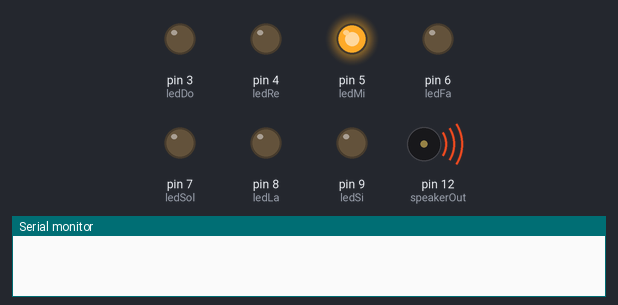
A sketch run on a simulated Arduino Uno, built with avr-gcc and run on an emulated ATmega328P. Parts: output pins drawn as LEDs (lit = HIGH), buzzer (waves = sounding), the last lines printed to the serial monitor. Pins used as bus, display or sensor lines are not drawn.

Above: at 0.1 s.
At 2.74 s:
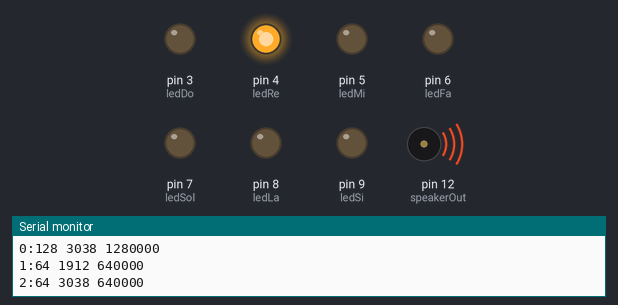
At 7.05 s:
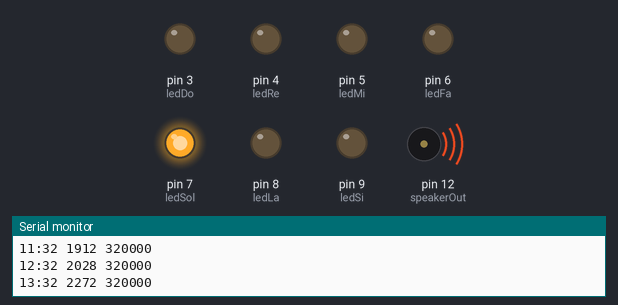
At 12.8 s:
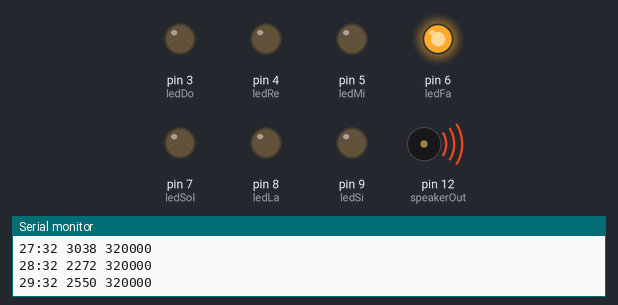
At 18.3 s:
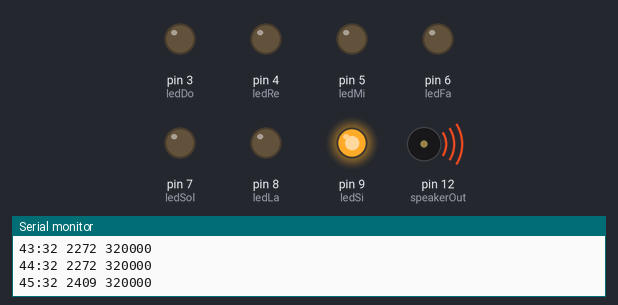
At 37.8 s:
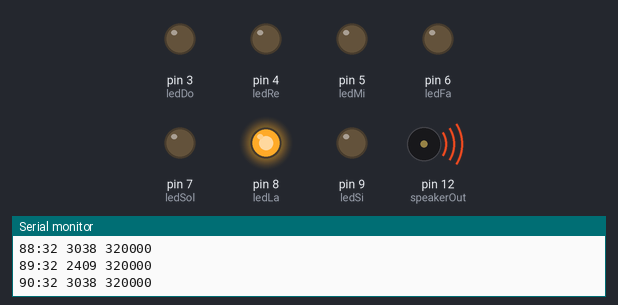
Timing chart, 0 to 39.3 s (numbered marks = the images above):
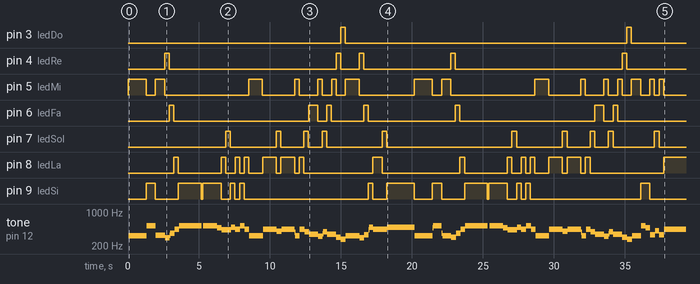

Measured:
- by itself, pin 3 (ledDo): alternates HIGH for 0.32 s and LOW for 19.8 s
- by itself, pin 4 (ledRe): LOW → HIGH at 2.6 s, → LOW 0.32 s later, → HIGH 11.8 s later, → LOW 0.32 s later, … (10 changes in this stretch)
- by itself, pin 5 (ledMi): LOW → HIGH at 0.00 s, → LOW 1.3 s later, → HIGH 0.65 s later, → LOW 0.64 s later, … (32 changes in this stretch)
- by itself, pin 6 (ledFa): LOW → HIGH at 2.9 s, → LOW 0.32 s later, → HIGH 9.5 s later, → LOW 0.65 s later, … (14 changes in this stretch)
- by itself, pin 7 (ledSol): LOW → HIGH at 6.9 s, → LOW 0.32 s later, → HIGH 3.2 s later, → LOW 0.32 s later, … (20 changes in this stretch)
- by itself, pin 8 (ledLa): LOW → HIGH at 3.2 s, → LOW 0.32 s later, → HIGH 3.0 s later, → LOW 0.32 s later, … (31 changes in this stretch)
- by itself, pin 9 (ledSi): LOW → HIGH at 1.3 s, → LOW 0.64 s later, → HIGH 1.6 s later, → LOW 1.6 s later, … (26 changes in this stretch)
- by itself, tone on pin 12 (speakerOut): plays 328 Hz for 1.3 s, 519 Hz for 0.64 s, 336 Hz for 0.64 s, 299 Hz for 0.32 s, 330 Hz for 0.04 s, 369 Hz for 0.32 s … (75 notes in this stretch)

The sketch:

hino-do-fluminense.ino
```cpp
// LEDs
int ledDo = 3;
int ledRe = 4;
int ledMi = 5;
int ledFa = 6;
int ledSol = 7;
int ledLa = 8;
int ledSi = 9;


// TONES
int DO = 3830;    // 261 Hz
int re = 3400;    // 294 Hz
int mi = 3038;    // 649 Hz
int fa = 2864;    // 349 Hz
int sol = 2550;   // 392 Hz
int la = 2272;    // 440 Hz
int si = 2028;    // 493 Hz

int DOx = 3610;    // 277 Hz
int rex = 3215;    // 311 Hz
int mix = fa;      // 349 Hz
int fax = 2702;    // 370 Hz
int solx = 2409;   // 415 Hz
int lax = 2156;    // 466 Hz
int six = 1912;    // 523 Hz

int si3 = 4048;    // 247 Hz
int DO5 = six;     // 523 Hz
int re5 = 1703;    // 587 Hz
int mi5 = 1517;    // 659 Hz
int DO5x = 1805;   // 554 Hz


int w = 512;
int h = 256;
int q = 128;
int e = 64;
int s = 32;


// Define a special note, 'R', to represent a rest
int R = 0;

// SETUP
int speakerOut = 12;
int DEBUG = 1;

void setup() {
  pinMode(ledDo, OUTPUT);
  pinMode(ledRe, OUTPUT);
  pinMode(ledMi, OUTPUT);
  pinMode(ledFa, OUTPUT);
  pinMode(ledSol, OUTPUT);
  pinMode(ledLa, OUTPUT);
  pinMode(ledSi, OUTPUT);


  pinMode(speakerOut, OUTPUT);
  if (DEBUG) {
    Serial.begin(9600); // Set serial out if we want debugging
  }
}

// MELODY and TIMING
int melody[] = {mi, DO5, mi,
                rex, fax, la, DO5, si,
                R, DO5, si, DO5, si, la, solx,
                si, la, DO5, la, mi, la,
                lax, la, solx, la, lax, la, mi, la,
                sol, fa, fa, mi, sol, fa, mi, re,
                DO, mi, mi, rex, fax, si, la,
                la, solx, si,

                mi, DO5, mi,
                rex, fax, la, DO5, si,
                R, DO5, si, DO5, si, la, solx,
                si, la, DO5, la, mi, la,
                lax, la, solx, la, lax, la, mi, la,
                sol, fa, fa, mi, sol, fa, mi, re,
                DO, mi, DO5, si, mi, solx, mi,
                la,

                sol, re, si3, re, sol, sol, sol,
                la, mi, DO, mi, sol, sol,
                R, mi, rex, mi, solx, la, si,
                mi5, DO5x,
                mi5, re5, DO5, si, lax, si,

                re5, DO5, si, la, solx, la,
                fax, fax, solx, la, si, DO5,
                la,

                R, R};


int beats[] = {q, e, e,
               s, s, s, s, q, e,
               s, s, s, s, s, s,
               s, s, s, s, e+s, s,
               s, s, s, s, s, s, s, s,
               s, s, s, s, s, s, s, s,
               s, e, s, s, s, s, s,
               s, s, q+e,

               q, e, e,
               s, s, s, s, q, e,
               s, s, s, s, s, s,
               s, s, s, s, e+s, s,
               s, s, s, s, s, s, s, s,
               s, s, s, s, s, s, s, s,
               s, e, s, s, s, s, s,
               h,

               s, s, s, s, s, e, s,
               s, s, s, s, s, s+e,
               s, s, s, s, e, e, e,
               q, q,
               e, e, e, e, e, e,

               e, e, e, e, e, e,
               s, s, s, s, e, e,
               h,

               w, w};


int MAX_COUNT = sizeof(melody) / 2; // Melody length, for looping.

// Set overall tempo
long tempo = 10000;
// Set length of pause between notes
int pause = 1000;
// Loop variable to increase Rest length
int rest_count = 100; //<-BLETCHEROUS HACK; See NOTES

// Initialize core variables
int tone_ = 0;
int beat = 0;
long duration  = 0;

// PLAY TONE
void playTone() {
  long elapsed_time = 0;
  if (tone_ > 0) {
       if (tone_ == DO || tone_ == DOx || tone_ == DO5x)
      {
        digitalWrite(ledDo, HIGH);
      }
      if (tone_ == re || tone_ == rex || tone_ == re5)
      {
        digitalWrite(ledRe, HIGH);
      }
      if (tone_ == mi || tone_ == mi5)
      {
        digitalWrite(ledMi, HIGH);
      }
      if (tone_ == fa || tone_ == fax)
      {
        digitalWrite(ledFa, HIGH);
      }
      if (tone_ == sol || tone_ == solx)
      {
        digitalWrite(ledSol, HIGH);
      }
      if (tone_ == la || tone_ == lax)
      {
        digitalWrite(ledLa, HIGH);
      }
      if (tone_ == si || tone_ == six || tone_ == si3)
      {
        digitalWrite(ledSi, HIGH);
      }

    while (elapsed_time < duration) {

      digitalWrite(speakerOut,HIGH);
      delayMicroseconds(tone_ / 2);


      // DOWN
      digitalWrite(speakerOut, LOW);
      delayMicroseconds(tone_ / 2);

      // Keep track of how long we pulsed
      elapsed_time += (tone_);
    }
    digitalWrite(ledDo, LOW);
    digitalWrite(ledRe, LOW);
    digitalWrite(ledMi, LOW);
    digitalWrite(ledFa, LOW);
    digitalWrite(ledSol, LOW);
    digitalWrite(ledLa, LOW);
    digitalWrite(ledSi, LOW);


  }
  else { // Rest beat; loop times delay
    for (int j = 0; j < rest_count; j++) { // See NOTE on rest_count
      delayMicroseconds(duration);
    }
  }
}

void loop() {
  for (int i=0; i<MAX_COUNT; i++) {
    tone_ = melody[i];
    beat = beats[i];

    duration = beat * tempo; // Set up timing

    playTone();

    delayMicroseconds(pause);

    if (DEBUG) {
      Serial.print(i);
      Serial.print(":");
      Serial.print(beat);
      Serial.print(" ");
      Serial.print(tone_);
      Serial.print(" ");
      Serial.println(duration);
    }
  }
}
```
